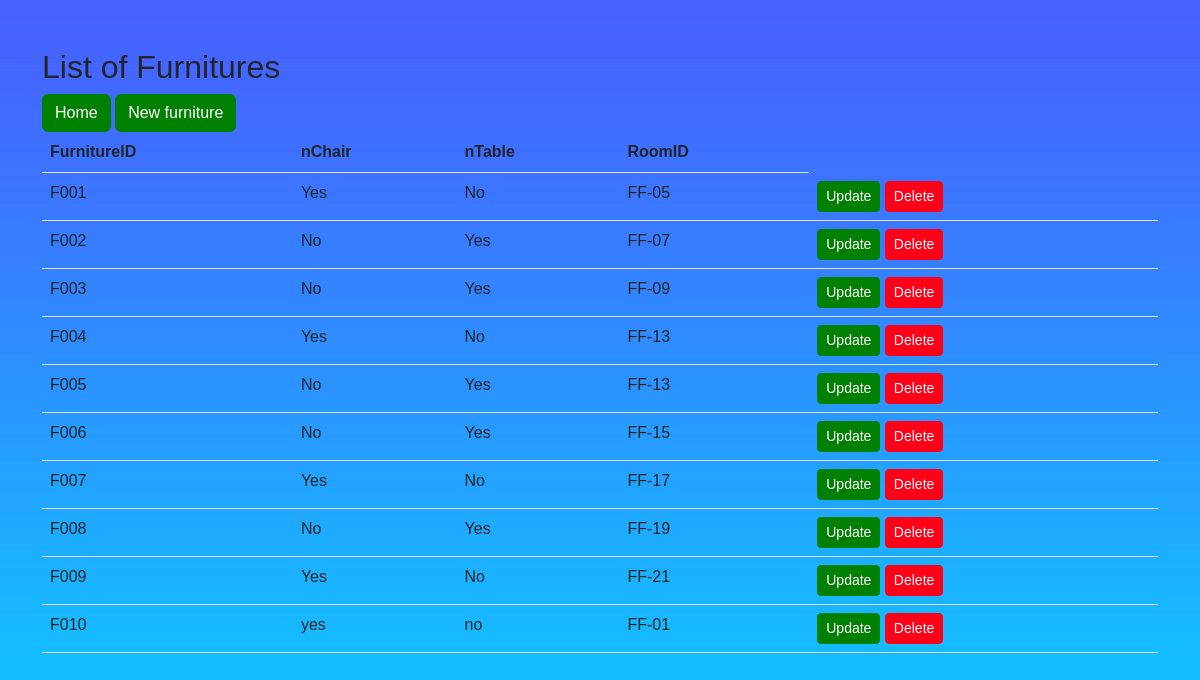
Page /IndexFurniture.php (signed in) on the committed database.
### tables this page shows
CREATE TABLE `furniture` (
  `FurnitureID` char(10) NOT NULL,
  `nChair` varchar(10) NOT NULL,
  `nTable` varchar(10) NOT NULL,
  `RoomID` varchar(9) DEFAULT NULL
);

### IndexFurniture.php (the view, shortened to what this page needs)
<!DOCTYPE html>
<html lang="en">
<head>
    <link rel="stylesheet" href="https://cdn.jsdelivr.net/npm/bootstrap@5.2.2/dist/css/bootstrap.min.css">
    <link rel="stylesheet" type="text/css" href="EditDeleteButton.css">
</head>
<body>
    <div class="container my-5">
        <h2>List of Furnitures</h2>
        <a class="btn btn-head" href="/HostelManagement/HomeEmployee.php" role="button">Home</a>
        <a class="btn btn-head" href="/HostelManagement/AddFurniture.php" role="button">New furniture</a>
        <br>
        <table class="table">
            <thead>
                <tr>
                    <th>FurnitureID</th>
                    <th>nChair</th>
                    <th>nTable</th>
                    <th>RoomID</th>
                </tr>
            </thead>
            <tbody>
                <?php
                $servername = "localhost";
                $username = "root";
                $password = "";
                $database = "hostel management system";
                $connection = new mysqli($servername, $username, $password, $database);
                $sql = "SELECT * FROM furniture";
                $result = $connection->query($sql);
                while ($row = $result->fetch_assoc()) {
                    echo "
                    <tr>
                    <td>$row[FurnitureID]</td>
                    <td>$row[nChair]</td>
                    <td>$row[nTable]</td>
                    <td>$row[RoomID]</td>
                    <td>
                        <a class='btn btn-head btn-sm' href='/HostelManagement/UpdateFurniture.php?FurnitureID=$row[FurnitureID]'>Update</a>
                        <a class='btn btn-delete btn-sm' href='/HostelManagement/DeleteFurniture.php?FurnitureID=$row[FurnitureID]'>Delete</a>
                    </td>
                    </tr>
                    ";
                }
                ?>
            </tbody>
        </table>
    </div>
</body>
</html>

### EditDeleteButton.css (style rules this page uses)
.btn-delete { --bs-btn-color: #fff; --bs-btn-bg: #ff0018; --bs-btn-border-color: #ff0018; --bs-btn-hover-color: #fff; --bs-btn-hover-bg: #0b5ed7; --bs-btn-hover-border-color: #0a58ca; --bs-btn-focus-shadow-rgb: 49, 132, 253; --bs-btn-active-color: #fff; --bs-btn-active-bg: #0a58ca; --bs-btn-active-border-color: #0a53be; --bs-btn-active-shadow: inset 0 3px 5px rgba(0, 0, 0, 0.125); --bs-btn-disabled-color: #fff; --bs-btn-disabled-bg: #ff0018; --bs-btn-disabled-border-color: #ff0018 }
.btn-head { --bs-btn-color: #fff; --bs-btn-bg: #008000; --bs-btn-border-color: #008000; --bs-btn-hover-color: #fff; --bs-btn-hover-bg: #0b5ed7; --bs-btn-hover-border-color: #0a58ca; --bs-btn-focus-shadow-rgb: 49, 132, 253; --bs-btn-active-color: #fff; --bs-btn-active-bg: #0a58ca; --bs-btn-active-border-color: #0a53be; --bs-btn-active-shadow: inset 0 3px 5px rgba(0, 0, 0, 0.125); --bs-btn-disabled-color: #fff; --bs-btn-disabled-bg: #008000; --bs-btn-disabled-border-color: #008000 }

### IndexFurniture.php (style rules this page uses)
body { margin: 0; padding: 0; background: url(bgImage.jpg)no-repeat center center fixed; font-family: sans-serif; background-size: cover; }

### rows in the picture
furniture: FurnitureID "F001", nChair "Yes", nTable "No", RoomID "FF-05"
furniture: FurnitureID "F002", nChair "No", nTable "Yes", RoomID "FF-07"
furniture: FurnitureID "F003", nChair "No", nTable "Yes", RoomID "FF-09"
furniture: FurnitureID "F004", nChair "Yes", nTable "No", RoomID "FF-13"
furniture: FurnitureID "F005", nChair "No", nTable "Yes", RoomID "FF-13"
furniture: FurnitureID "F006", nChair "No", nTable "Yes", RoomID "FF-15"
furniture: FurnitureID "F007", nChair "Yes", nTable "No", RoomID "FF-17"
furniture: FurnitureID "F008", nChair "No", nTable "Yes", RoomID "FF-19"
furniture: FurnitureID "F009", nChair "Yes", nTable "No", RoomID "FF-21"
furniture: FurnitureID "F010", nChair "yes", nTable "no", RoomID "FF-01"
